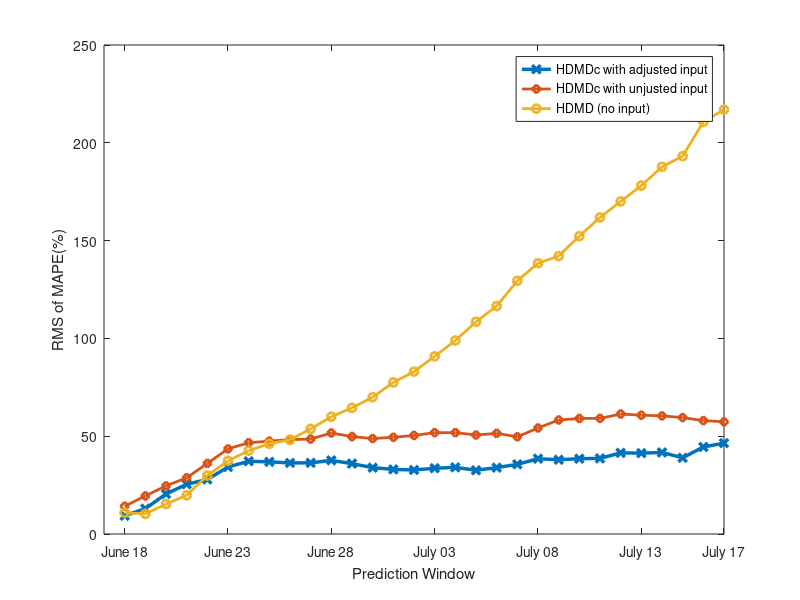

This chart was generated by the following MATLAB code:
%%
% 
% <<FILENAME.PNG>>
% 
clc
clear all;
close all;
Shifted = [9.3279 12.9729 20.4640 25.4419 27.8878 34.2582 37.1870 36.8841 36.3323 36.3810 37.6407 35.9608 33.9276 33.0036 32.7287 33.6146 34.0632 32.6136 33.9287 35.6157 38.4905 37.9804 38.4986 38.6640 41.4807 41.3406 41.6957 38.9543 44.4888 46.4691];
plot(Shifted,'-x',"LineWidth",2.5)
hold on
Noshift = [14.2035 19.4549 24.6104 28.7304 36.1097 43.5179 46.6675 47.4758 48.2505 48.5325 51.6346 49.8166 48.7947 49.4485 50.3792 51.8143 51.8246 50.6043 51.4559 49.6978 54.2125 58.2819 59.0810 59.1074 61.3449 60.7418 60.4053 59.5281 57.9720 57.3677]
plot(Noshift,'-d',"LineWidth",2)
No_input = [10.8721 10.3047 15.2901 19.8154 29.8821 37.3893 42.6122 46.1530 48.1652 53.7386 59.9706 64.4854 69.9692 77.5078 83.0162 90.8171 98.8969 108.5121 116.5174 129.4370 138.4485 142.0937 152.2354 161.8336 170.0473 178.1221 187.7273 193.1910 210.7265 216.9699]
plot(No_input,'-o',"LineWidth",2)
hold on
xticks([1 6 11 16 21 26 30])
xticklabels({'June 18','June 23','June 28','July 03','July 08','July 13','July 17'})
xlabel('Prediction Window')
ylabel('RMS of MAPE(%)')
% movingcontrol = [12.0097 10.3774 17.3827 21.5954 27.9985 36.5100 40.1950 39.9499 39.7477 39.7853 42.5355 41.1870 40.1459 40.3534 40.9565 42.5351 42.5244 41.0726 42.6248 40.9368 45.2865 48.4827 48.7719 48.2309 50.5839 50.3181 49.9610 48.3428 46.1945];
% plot(movingcontrol,'-o',"LineWidth",2)
% xticks([1 6 11 16 21 26 30])
% xticklabels({'June 18','June 23','June 28','July 03','July 08','July 13','July 17'})
% xlabel('Prediction Windows')
% ylabel('RMSE of MAP(%)')
legend('HDMDc with adjusted input','HDMDc with unjusted input','HDMD (no input)','location',"best")